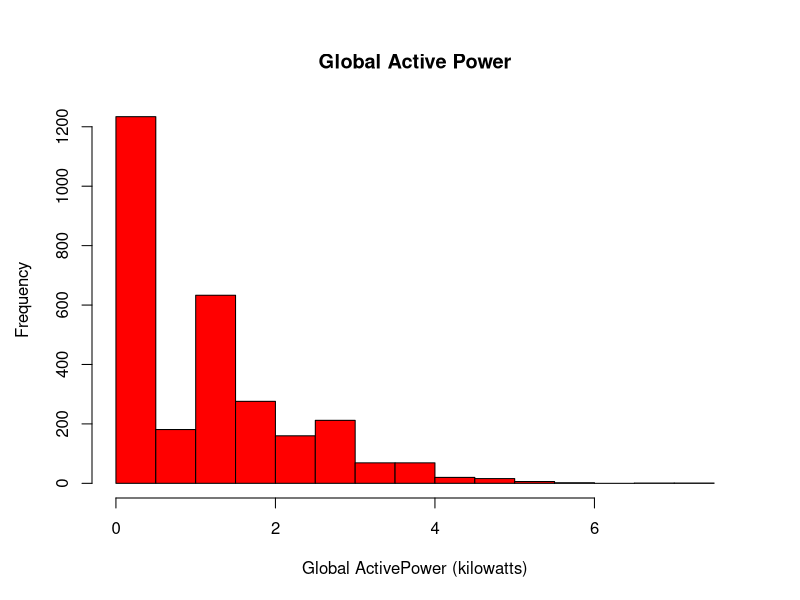

Generate this figure with R:
#
# R program file plot1.R
#
# Data file "household_power_consumption_cleaned.txt",
# as generated by Cleaning_HPC.R
# must be located in the same directory
#
# This program reads
#   "household_power_consumption_cleaned.txt"
# and produces the 1st plot
#
# read...
hpc<-read.csv("household_power_consumption_cleaned.txt", stringsAsFactors = FALSE)
hpc$datetime <- strptime(hpc$datetime,"%Y-%m-%d %T")                ## date needs to be converted to POSIXlt
# ... draw
par(mfrow = c(1,1), oma = c(0, 0.5, 1, 1))
hist(hpc$Global_active_power, xlab = "Global ActivePower (kilowatts)", 
     main = "Global Active Power", col ="red")
# ... copy to file
dev.copy(png, file = "plot1.png", width=480, height=480) ## 480 is the default anyway
# close it
dev.off()
